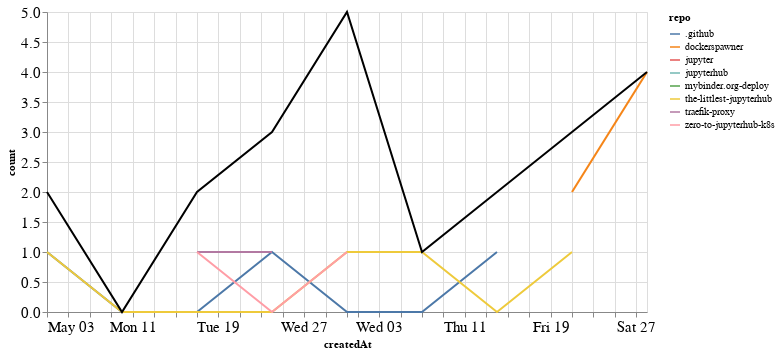

Source (notebook cell):
### Markdown cell above
## PRs

### Code cell
prs_time = prs.groupby('repo').resample('W', on='createdAt').count()['author'].reset_index()
prs_time = prs_time.rename(columns={'author': 'count'})
prs_time_total = prs_time.groupby('createdAt').agg({"count": "sum"}).reset_index()

ch1 = alt.Chart(prs_time, width=600).mark_line().encode(
    x='createdAt',
    y='count',
    color='repo',
    tooltip="repo"
)

ch2 = alt.Chart(prs_time_total, width=600).mark_line(color="black").encode(
    x='createdAt',
    y='count',
)

ch1 + ch2

### Figure 1 — Vega-Lite specification as saved in the notebook (floating-point values rounded to 4 significant figures)
{"config": {"axisLeft": {"labelFontSize": 15}, "axisBottom": {"labelFontSize": 15}}, "layer": [{"data": {"name": "data-3a51e11fe55ad9b904d2d32b2f829310"}, "mark": "line", "encoding": {"color": {"type": "nominal", "field": "repo"}, "tooltip": {"type": "nominal", "field": "repo"}, "x": {"type": "temporal", "field": "createdAt"}, "y": {"type": "quantitative", "field": "count"}}, "width": 600}, {"data": {"name": "data-d691b0ebeb2034c8afb615131a3d60d1"}, "mark": {"type": "line", "color": "black"}, "encoding": {"x": {"type": "temporal", "field": "createdAt"}, "y": {"type": "quantitative", "field": "count"}}, "width": 600}], "$schema": "https://vega.github.io/schema/vega-lite/v4.8.1.json", "datasets": {"data-3a51e11fe55ad9b904d2d32b2f829310": [{"repo": ".github", "createdAt": "2020-05-03T00:00:00", "count": 1}, {"repo": ".github", "createdAt": "2020-05-10T00:00:00", "count": 0}, {"repo": ".github", "createdAt": "2020-05-17T00:00:00", "count": 0}, {"repo": ".github", "createdAt": "2020-05-24T00:00:00", "count": 1}, {"repo": ".github", "createdAt": "2020-05-31T00:00:00", "count": 0}, {"repo": ".github", "createdAt": "2020-06-07T00:00:00", "count": 0}, {"repo": ".github", "createdAt": "2020-06-14T00:00:00", "count": 1}, {"repo": "dockerspawner", "createdAt": "2020-06-21T00:00:00", "count": 2}, {"repo": "dockerspawner", "createdAt": "2020-06-28T00:00:00", "count": 4}, {"repo": "jupyter", "createdAt": "2020-06-14T00:00:00", "count": 1}, {"repo": "jupyterhub", "createdAt": "2020-05-31T00:00:00", "count": 3}, {"repo": "mybinder.org-deploy", "createdAt": "2020-05-24T00:00:00", "count": 1}, {"repo": "the-littlest-jupyterhub", "createdAt": "2020-05-03T00:00:00", "count": 1}, {"repo": "the-littlest-jupyterhub", "createdAt": "2020-05-10T00:00:00", "count": 0}, {"repo": "the-littlest-jupyterhub", "createdAt": "2020-05-17T00:00:00", "count": 0}, {"repo": "the-littlest-jupyterhub", "createdAt": "2020-05-24T00:00:00", "count": 0}, {"repo": "the-littlest-jupyterhub", "createdAt": "2020-05-31T00:00:00", "count": 1}, {"repo": "the-littlest-jupyterhub", "createdAt": "2020-06-07T00:00:00", "count": 1}, {"repo": "the-littlest-jupyterhub", "createdAt": "2020-06-14T00:00:00", "count": 0}, {"repo": "the-littlest-jupyterhub", "createdAt": "2020-06-21T00:00:00", "count": 1}, {"repo": "traefik-proxy", "createdAt": "2020-05-17T00:00:00", "count": 1}, {"repo": "traefik-proxy", "createdAt": "2020-05-24T00:00:00", "count": 1}, {"repo": "zero-to-jupyterhub-k8s", "createdAt": "2020-05-17T00:00:00", "count": 1}, {"repo": "zero-to-jupyterhub-k8s", "createdAt": "2020-05-24T00:00:00", "count": 0}, {"repo": "zero-to-jupyterhub-k8s", "createdAt": "2020-05-31T00:00:00", "count": 1}], "data-d691b0ebeb2034c8afb615131a3d60d1": [{"createdAt": "2020-05-03T00:00:00", "count": 2}, {"createdAt": "2020-05-10T00:00:00", "count": 0}, {"createdAt": "2020-05-17T00:00:00", "count": 2}, {"createdAt": "2020-05-24T00:00:00", "count": 3}, {"createdAt": "2020-05-31T00:00:00", "count": 5}, {"createdAt": "2020-06-07T00:00:00", "count": 1}, {"createdAt": "2020-06-14T00:00:00", "count": 2}, {"createdAt": "2020-06-21T00:00:00", "count": 3}, {"createdAt": "2020-06-28T00:00:00", "count": 4}]}}
